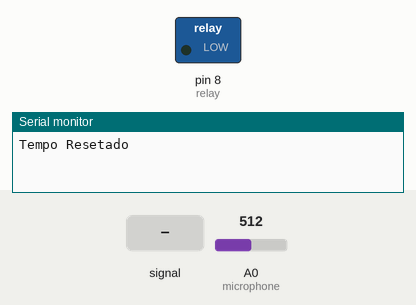
This sketch was run on a simulated Arduino Uno, built with avr-gcc and run on an emulated ATmega328P. On the bench: switched loads named in the sketch (green lamp = pin HIGH), the last lines printed to the serial monitor. The inputs (shaded band) are chosen by the test bench; at power-on: A0 (microphone) = 512.

Above: at 1.2 s.
1.3 s: A0 (microphone) fed a 200 Hz sine of ±81 counts around its level
At 2.6 s:
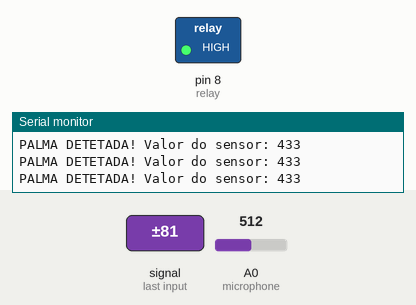
2.9 s: A0 (microphone) fed a 50 Hz sine of ±306 counts around its level
At 42.5 s:
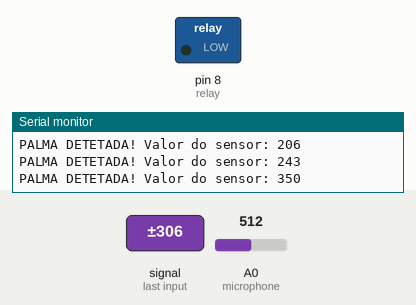
Timing chart, 0 to 43.0 s (numbered marks = the images above; inputs shaded):
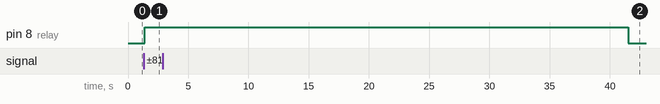

The sketch:

sketch_mar22a.ino
```cpp
 //Definir os pinos para o microfone e relé
int relay = 8;
int microphone = A0;

int contador = 0;  //Contador de palmas
int contador2 = 0; //Contador de tempo para Reset
int teste = 0;

void setup() {
Serial.begin(9600);

pinMode(relay,OUTPUT);
pinMode(microphone, INPUT);

/*
 Utilizamos a instrução a seguir para,
 quando ligarmos o arduino
 garantirmos que o relay esteja sempre desligado
*/
digitalWrite(relay, LOW);

}

void loop() {
  teste = analogRead(microphone);

  if(teste<500){
    Serial.print("PALMA DETETADA! "); //Esta linha é apenas necessária para testes
    Serial.print("Valor do sensor: "); // Esta linha é apenas necessária para testes
    Serial.println(analogRead(microphone)); // Esta linha é apenas necessária para testes
    contador++; //Incrementar a variável contador
    delay(100);
    if(contador == 1){
   digitalWrite(relay, !digitalRead(relay)); //Inverte o valor na saida do relé
   contador2 = 0; // Recomeça o tempo de reset
    }

  }
  //Contagem do tempo para dar reset
   contador2++;
   delay(1);

 //Quando passam 3 seg sem qualquer tipo de palma
 if(contador2 == 1000){

      Serial.println("Tempo Resetado"); // Necessário apenas para testes
      contador = 0; // Reseta a variável de palmas batidas
      contador2 = 0; // Reseta a variável contador2

    }

}
```

Measured:
- after the input at 1.3 s, pin 8 (relay): LOW → HIGH after 0.10 s
- after the input at 2.9 s, pin 8 (relay): HIGH → LOW after 38.6 s instead of 28.4 s
